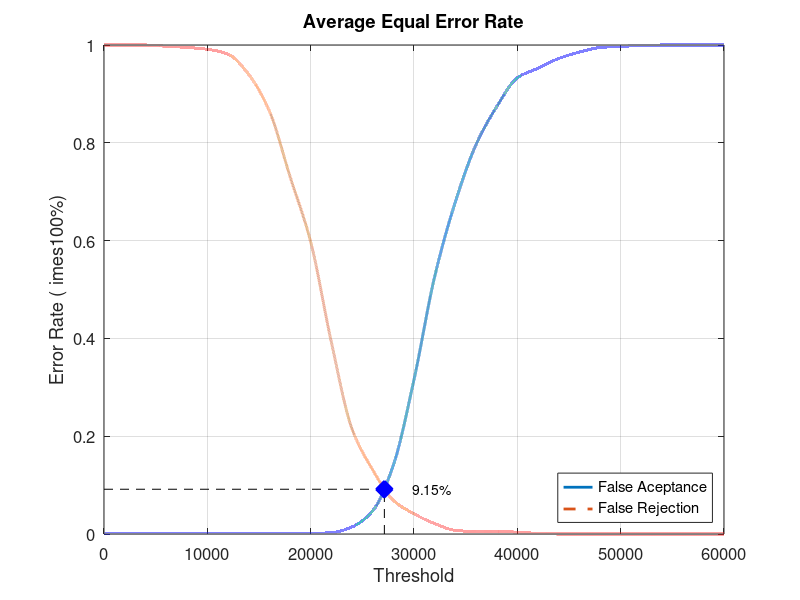
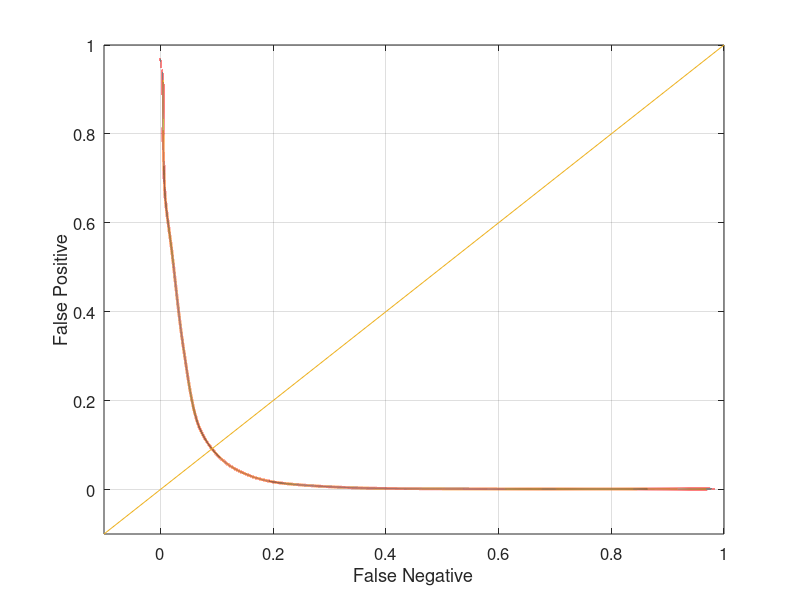

Write the MATLAB code that produced these figures, in order.
close all;
clear;
clc;
x = 0:2000:60000;
xq = 0:0.5:60000;

y0 = [0 0.00131579 0.00131579 0.00131579 0.00131579 0.00131579 0.00131579 0.00131579 0.00131579 0.00131579 0.00131579 0.00263158 0.0144737 0.0473684 0.140789 0.315789 0.526316 0.678947 0.796053 0.873684 0.932895 0.952632 0.972368 0.985526 0.994737 0.997368 0.998684 1 1 1 1]
yy0 = interp1(x, y0, xq, 'pchip');
y1 = [1 1 1 0.9975 0.995 0.99125 0.98125 0.94 0.865 0.73125 0.5975 0.3925 0.215 0.13125 0.06875 0.04125 0.02125 0.0075 0.005 0.005 0.00375 0.00125 0 0 0 0 0 0 0 0 0]
yy1 = interp1(x, y1, xq, 'pchip');

% Calculating EER: 
y2 = abs(y0 - y1);
find(y2 == min(y2))
yy2 = abs(yy0 - yy1);
xEER = find(yy2 == min(yy2));
xEERIndex = xq(xEER) % X-axis EER
yEER = yy0(xEER) % Y-axis EER

main = figure
plot(xq, yy0,'-','LineWidth', 2);	hold on
plot(xq, yy1,'--','LineWidth', 2);	hold on
plot([xEERIndex xEERIndex], [0 yEER], 'k--');	hold on
plot([0 xEERIndex], [yEER yEER], 'k--');	hold on
plot(xEERIndex, yEER, 'bx', 'LineWidth', 10);	hold on
text(xEERIndex + 10 * xEERIndex / 100, yEER, [num2str(round((10000 * yEER)) / 100) '%'])
legend('False Aceptance', 'False Rejection', 'Location', 'SouthEast')
xlabel('Threshold')
ylabel('Error Rate (	imes100%)')
title('Average Equal Error Rate')
set(gca, 'FontSize', 12)
axis([0 60000 0 1])
grid on

print(main, 'Experiment2AverageMain', '-dpng');
FNRxFPR = figure('Color', [1 1 1]);
plot(yy1, yy0, '-', yy1, yy0, 'LineWidth', 2);
hold on
y = -0.1:0.1:1
plot(y, y); 
set(gca, 'FontSize', 12)
xlabel('False Negative')
ylabel('False Positive')
axis([-0.1 1 -0.1 1])
set(gca, 'FontSize', 12)
grid on

print(FNRxFPR, 'Experiment2AverageFNRxFPR','-dpng');
